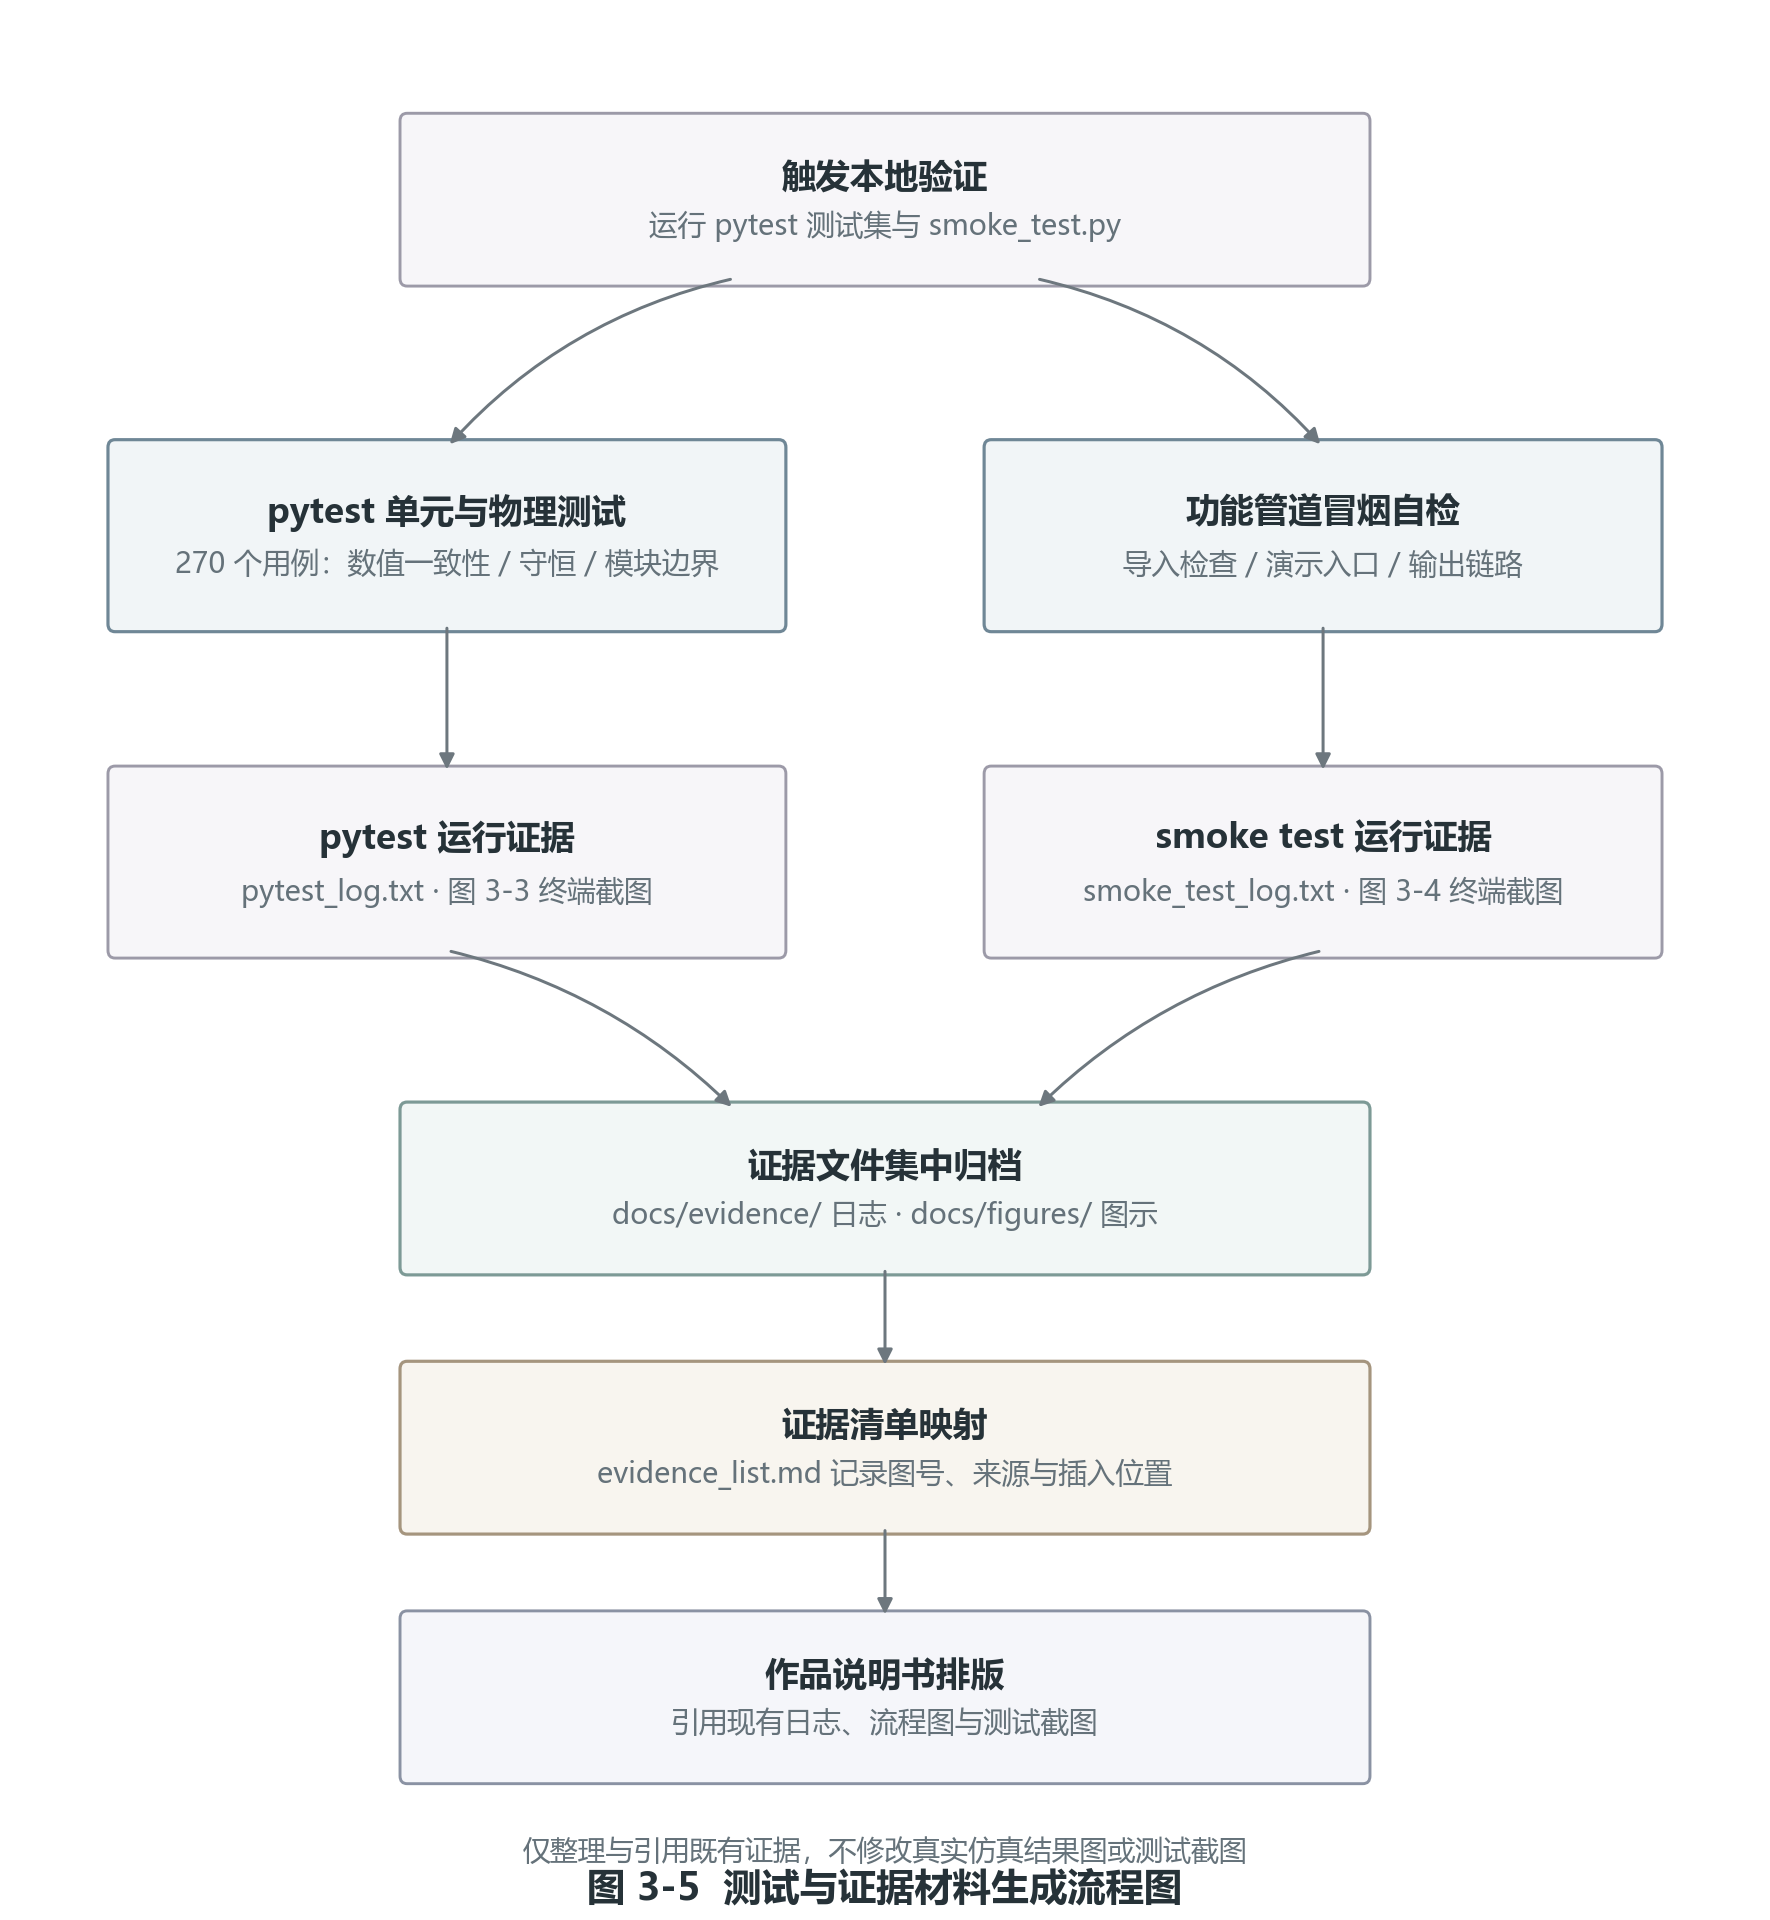

Recreate this plot in Python.
"""Draw Fig. 3-5: local tests and evidence-material generation workflow."""

from pathlib import Path

import matplotlib as mpl
import matplotlib.pyplot as plt
from matplotlib.patches import FancyArrowPatch, FancyBboxPatch


OUT_DIR = Path(__file__).resolve().parent
STEM = OUT_DIR / "fig_3_5_test_flow"

# 150 x 163 mm: matched to the manuscript flowchart template.
WIDTH_IN = 5.90
HEIGHT_IN = 6.40

INK = "#263238"
MUTED = "#65727A"
ARROW = "#6D777E"

STYLES = {
    "main": ("#F5F6FA", "#8A92A3"),
    "intermediate": ("#F7F6F9", "#9C9AA8"),
    "core": ("#F1F5F7", "#6F8796"),
    "branch": ("#F7F6F9", "#9C9AA8"),
    "verify": ("#F2F7F6", "#7D9A96"),
    "analysis": ("#F8F5EF", "#A5957E"),
}


mpl.rcParams.update(
    {
        "font.family": "sans-serif",
        "font.sans-serif": ["Microsoft YaHei", "Arial", "SimHei", "DejaVu Sans"],
        "font.size": 8.0,
        "text.color": INK,
        "svg.fonttype": "none",
        "pdf.fonttype": 42,
        "axes.unicode_minus": False,
        "figure.facecolor": "white",
        "savefig.facecolor": "white",
    }
)


def box(ax, x, y, w, h, title, detail, *, style="main"):
    face, edge = STYLES[style]
    patch = FancyBboxPatch(
        (x, y),
        w,
        h,
        boxstyle="round,pad=0.004,rounding_size=0.004",
        facecolor=face,
        edgecolor=edge,
        linewidth=0.76 if style in ("core", "verify", "analysis") else 0.70,
        transform=ax.transAxes,
        clip_on=False,
    )
    ax.add_patch(patch)
    ax.text(
        x + w / 2,
        y + h * 0.63,
        title,
        fontsize=8.25,
        fontweight="semibold",
        ha="center",
        va="center",
        transform=ax.transAxes,
    )
    ax.text(
        x + w / 2,
        y + h * 0.33,
        detail,
        fontsize=6.85,
        color=MUTED,
        ha="center",
        va="center",
        linespacing=1.28,
        transform=ax.transAxes,
    )


def arrow(ax, start, end, *, rad=0.0):
    ax.add_patch(
        FancyArrowPatch(
            start,
            end,
            arrowstyle="-|>",
            connectionstyle=f"arc3,rad={rad}",
            mutation_scale=7.5,
            linewidth=0.72,
            color=ARROW,
            shrinkA=1,
            shrinkB=1,
            transform=ax.transAxes,
            clip_on=False,
        )
    )


def draw():
    fig, ax = plt.subplots(figsize=(WIDTH_IN, HEIGHT_IN))
    ax.set_xlim(0, 1)
    ax.set_ylim(0, 1)
    ax.axis("off")

    cx = 0.50
    main_w = 0.54
    main_h = 0.082
    main_x = cx - main_w / 2

    trigger_y = 0.855
    run_y = 0.675
    evidence_y = 0.505
    archive_y = 0.340
    list_y = 0.205
    doc_y = 0.075

    box(
        ax,
        main_x,
        trigger_y,
        main_w,
        main_h,
        "触发本地验证",
        "运行 pytest 测试集与 smoke_test.py",
        style="intermediate",
    )

    branch_w = 0.375
    branch_h = 0.092
    left_x = 0.065
    right_x = 1 - 0.065 - branch_w

    box(
        ax,
        left_x,
        run_y,
        branch_w,
        branch_h,
        "pytest 单元与物理测试",
        "270 个用例：数值一致性 / 守恒 / 模块边界",
        style="core",
    )
    box(
        ax,
        right_x,
        run_y,
        branch_w,
        branch_h,
        "功能管道冒烟自检",
        "导入检查 / 演示入口 / 输出链路",
        style="core",
    )

    box(
        ax,
        left_x,
        evidence_y,
        branch_w,
        branch_h,
        "pytest 运行证据",
        "pytest_log.txt · 图 3-3 终端截图",
        style="branch",
    )
    box(
        ax,
        right_x,
        evidence_y,
        branch_w,
        branch_h,
        "smoke test 运行证据",
        "smoke_test_log.txt · 图 3-4 终端截图",
        style="branch",
    )

    box(
        ax,
        main_x,
        archive_y,
        main_w,
        main_h,
        "证据文件集中归档",
        "docs/evidence/ 日志 · docs/figures/ 图示",
        style="verify",
    )
    box(
        ax,
        main_x,
        list_y,
        main_w,
        main_h,
        "证据清单映射",
        "evidence_list.md 记录图号、来源与插入位置",
        style="analysis",
    )
    box(
        ax,
        main_x,
        doc_y,
        main_w,
        main_h,
        "作品说明书排版",
        "引用现有日志、流程图与测试截图",
        style="main",
    )

    arrow(
        ax,
        (cx - 0.085, trigger_y),
        (left_x + branch_w / 2, run_y + branch_h),
        rad=0.16,
    )
    arrow(
        ax,
        (cx + 0.085, trigger_y),
        (right_x + branch_w / 2, run_y + branch_h),
        rad=-0.16,
    )
    arrow(
        ax,
        (left_x + branch_w / 2, run_y),
        (left_x + branch_w / 2, evidence_y + branch_h),
    )
    arrow(
        ax,
        (right_x + branch_w / 2, run_y),
        (right_x + branch_w / 2, evidence_y + branch_h),
    )
    arrow(
        ax,
        (left_x + branch_w / 2, evidence_y),
        (cx - 0.085, archive_y + main_h),
        rad=-0.14,
    )
    arrow(
        ax,
        (right_x + branch_w / 2, evidence_y),
        (cx + 0.085, archive_y + main_h),
        rad=0.14,
    )
    arrow(ax, (cx, archive_y), (cx, list_y + main_h))
    arrow(ax, (cx, list_y), (cx, doc_y + main_h))

    ax.text(
        0.50,
        0.035,
        "仅整理与引用既有证据，不修改真实仿真结果图或测试截图",
        fontsize=6.7,
        color=MUTED,
        ha="center",
        va="center",
        transform=ax.transAxes,
    )
    ax.text(
        0.50,
        0.006,
        "图 3-5  测试与证据材料生成流程图",
        fontsize=9.2,
        fontweight="semibold",
        color=INK,
        ha="center",
        va="bottom",
        transform=ax.transAxes,
    )

    fig.subplots_adjust(left=0, right=1, bottom=0, top=1)
    fig.savefig(STEM.with_suffix(".png"), format="png", dpi=300, bbox_inches=None)
    plt.close(fig)


if __name__ == "__main__":
    draw()
